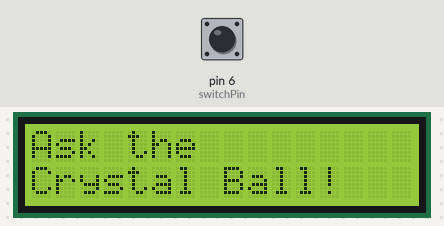
A sketch run on a simulated Arduino Uno, built with avr-gcc and run on an emulated ATmega328P. On the bench: 16×2 character LCD. Inputs (shaded band) come from the test bench; at power-on: pin 6 (switchPin) LOW. Random numbers use the default seed unless the sketch sets one.

Above: at 1.2 s.
1.3 s: pin 6 (switchPin) pulled HIGH for 0.15 s
At 2.3 s:
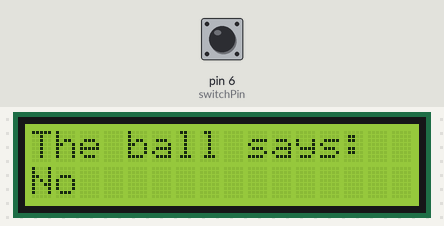
2.9 s: pin 6 (switchPin) pulled HIGH for 1 s
At 4.8 s:
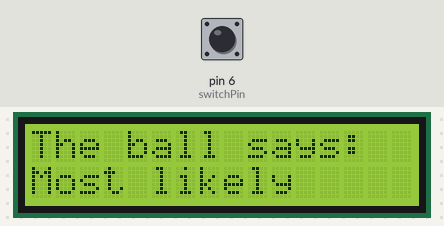
5.4 s: pin 6 (switchPin) pulsed HIGH 5 times (0.12 s each, 0.3 s apart)
At 7.4 s:
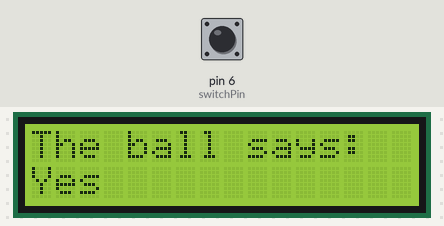
8.4 s: pin 6 (switchPin) pulled HIGH for 0.15 s
At 8.9 s:
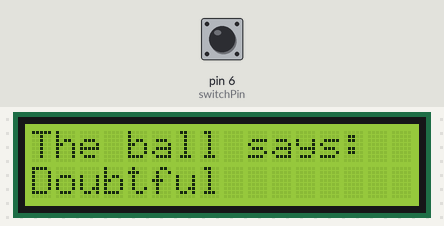
10.0 s: pin 6 (switchPin) pulled HIGH for 3.2 s
At 14.3 s:
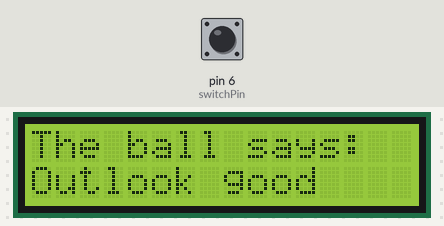
14.7 s: pin 6 (switchPin) pulled HIGH for 0.15 s
At 16.2 s:
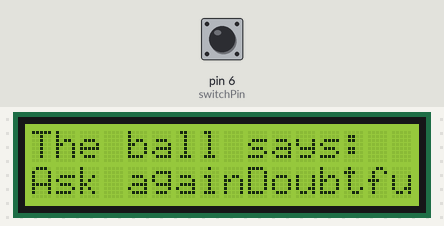
Timing chart, 0 to 17.3 s (numbered marks = the images above; inputs shaded):
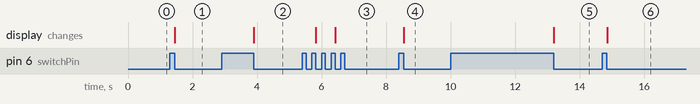

Measured:
- after the input at 1.3 s, the display: changes after 0.15 s (image 1)
- after the input at 2.9 s, the display: changes after 1.0 s (image 2)
- after the input at 5.4 s, the display: first changes after 0.43 s (image 3 shows a later state)
- after the input at 8.4 s, the display: changes after 0.16 s (image 4)
- after the input at 10.0 s, the display: changes after 3.2 s (image 5)
- after the input at 14.7 s, the display: changes after 0.16 s (image 6)

The sketch:

Project11_CrystalBall.ino
```cpp
#include <LiquidCrystal.h>
LiquidCrystal lcd(12, 11, 5, 4, 3, 2);

int const switchPin = 6;
int switchState = 0;
int prevSwitchState = 0;
int reply;

void setup() {
  lcd.begin(16, 2);
  pinMode(switchPin, INPUT);

  lcd.print("Ask the");
  lcd.setCursor(0,1);
  lcd.print("Crystal Ball!");
}

void loop() {
  switchState = digitalRead(switchPin);

  if (switchState != prevSwitchState){
    if (switchState == LOW){
      reply = random(8);
      lcd.clear();
      lcd.setCursor(0,0);
      lcd.print("The ball says:");
      lcd.setCursor(0,1);

      switch(reply){
        case 0:
        lcd.print("Yes");
        break;
        case 1:
        lcd.print("Most likely");
        break;
        case 2:
        lcd.print("Certainly");
        case 3:
        lcd.print("Outlook good");
        break;
        case 4:
        lcd.print("Unsure");
        break;
        case 5:
        lcd.print("Ask again");
        case 6:
        lcd.print("Doubtful");
        break;
        case 7:
        lcd.print("No");
        break;
      }
    }
  }

  prevSwitchState = switchState;
}
```
